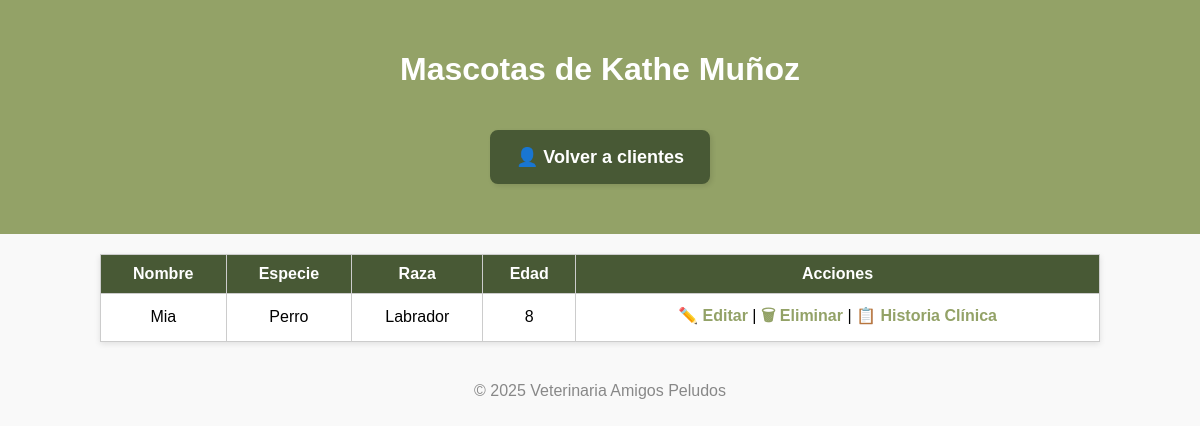
The app's page /clientes/1017/mascotas/, older data.
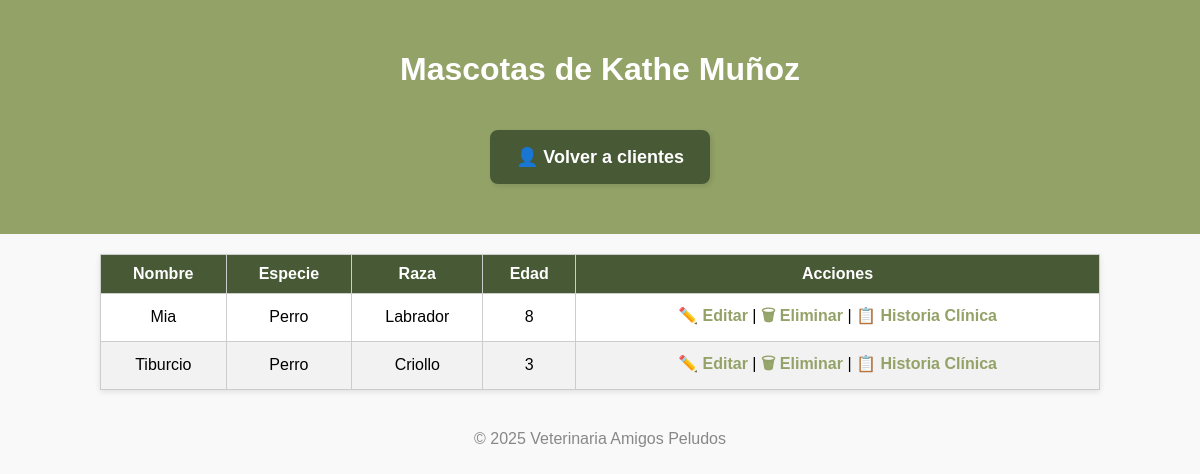
The same page, newer data.
### principal/models.py (models this page shows, shortened)
class Mascota(models.Model):
    nombre_mascota = models.CharField(max_length=100)
    especie = models.CharField(max_length=50, blank=True)
    raza = models.CharField(max_length=50, blank=True)
    edad = models.PositiveIntegerField(null=True, blank=True)
    cliente = models.ForeignKey(Cliente, on_delete=models.CASCADE, related_name='mascotas')
    activo = models.BooleanField(default=True)

### principal/views.py (the view)
# urls.py: path('clientes/<str:cedula>/mascotas/', views.mascotas_por_cliente, name='mascotas_por_cliente'),
def mascotas_por_cliente(request, cedula):
    cliente = get_object_or_404(Cliente, cedula=cedula, activo=True)
    mascotas = Mascota.objects.filter(cliente=cliente, activo=True)  # eliminación lógica
    return render(request, 'principal/mascotas_por_cliente.html', {
        'cliente': cliente,
        'mascotas': mascotas
    })

### principal/templates/principal/mascotas_por_cliente.html (shortened to what this page needs)
{% load static %}
<!DOCTYPE html>
<html lang="es">
<head>
</head>
<body>
<header>
    <h1>Mascotas de {{ cliente.nombre }}</h1>
    <a href="{% url 'lista_clientes' %}" class="btn">👤 Volver a clientes</a>
</header>
<table>
    <thead>
        <tr>
            <th>Nombre</th>
            <th>Especie</th>
            <th>Raza</th>
            <th>Edad</th>
            <th>Acciones</th>
        </tr>
    </thead>
    <tbody>
        {% for mascota in mascotas %}
        <tr>
            <td>{{ mascota.nombre_mascota }}</td>
            <td>{{ mascota.especie }}</td>
            <td>{{ mascota.raza }}</td>
            <td>{{ mascota.edad }}</td>
            <td>
                <a href="{% url 'editar_mascota' mascota.id %}">✏️ Editar</a> |
                <a href="{% url 'eliminar_mascota' mascota.id %}" onclick="return confirm('¿Eliminar esta mascota?');">🗑 Eliminar</a> |
                <a href="{% url 'historia_clinica' mascota.id %}">📋 Historia Clínica</a>
            </td>
        </tr>
        {% empty %}
        <tr><td colspan="5">Este cliente no tiene mascotas registradas.</td></tr>
        {% endfor %}
    </tbody>
</table>
<footer>
    <p>© 2025 Veterinaria Amigos Peludos</p>
</footer>
</body>
</html>

Row changes from the older to the newer data that the page shows:
added Mascota: nombre_mascota "Tiburcio", especie "Perro", raza "Criollo", edad "3"
